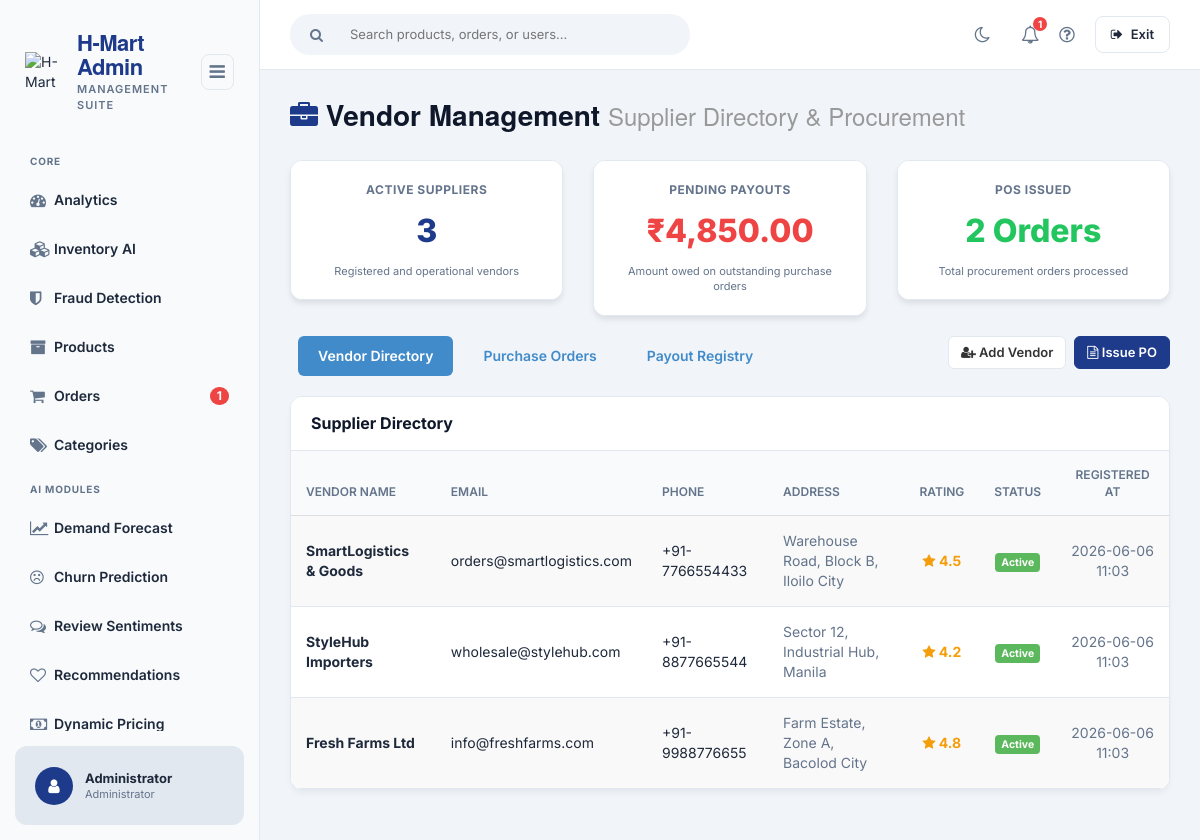
The page /admin/vendors/index.php (signed in) on the database its author committed.
### tables this page shows
CREATE TABLE IF NOT EXISTS `vendors` (
  `vendor_id` INT AUTO_INCREMENT PRIMARY KEY,
  `vendor_name` VARCHAR(100) NOT NULL,
  `email` VARCHAR(100) NOT NULL,
  `phone` VARCHAR(50) NOT NULL,
  `address` TEXT NOT NULL,
  `rating` DOUBLE DEFAULT 5.0,
  `status` VARCHAR(20) DEFAULT 'Active',
  `created_at` DATETIME DEFAULT CURRENT_TIMESTAMP
);

### admin/vendors/index.php (called while the page is built, shortened)
<?php
require_once("../theme/templates.php");
?>

### backend/include/database.php (called while the page is built, shortened)
<?php
class Database {
	var $sql_string = '';
	private $conn;
	public function open_connection() {
		$this->conn = mysqli_connect(server,user,pass);
		if(!$this->conn){
			echo "Problem in database connection! Contact administrator!";
			exit();
		}else{
			$db_select = mysqli_select_db($this->conn,database_name);
		}
	}
	function setQuery($sql='') {
		$this->sql_string=$sql;
	}
	function executeQuery() {
		$result = mysqli_query($this->conn,$this->sql_string);
		return $result;
	}
	private function confirm_query($result) {
		return $result;
	}
	function loadResultList( $key='' ) {
		$cur = $this->executeQuery();
		$array = array();
		if ($cur) {
			while ($row = mysqli_fetch_object($cur)) {
				if ($key) {
					$array[$row->$key] = $row;
				} else {
					$array[] = $row;
				}
			}
		}
		return $array;
	}
}
$mydb = new Database();
?>

### admin/vendors/view.php (the view, shortened to what this page needs)
<?php
global $mydb;
$mydb->setQuery("SELECT * FROM vendors ORDER BY vendor_id DESC");
$vendors = $mydb->loadResultList();
$mydb->setQuery("
    SELECT po.*, v.vendor_name
    FROM purchase_orders po
    LEFT JOIN vendors v ON po.vendor_id = v.vendor_id
    ORDER BY po.po_id DESC
");
$purchase_orders = $mydb->loadResultList();
$mydb->setQuery("
    SELECT vp.*, v.vendor_name, po.po_number
    FROM vendor_payouts vp
    LEFT JOIN vendors v ON vp.vendor_id = v.vendor_id
    LEFT JOIN purchase_orders po ON vp.po_id = po.po_id
    ORDER BY vp.payout_id DESC
");
$payouts = $mydb->loadResultList();
$activeVendors = 0;
foreach ($vendors as $v) {
    if ($v->status === 'Active') $activeVendors++;
}
$pendingPayoutsVal = 0.0;
foreach ($payouts as $p) {
    if ($p->status === 'Unpaid') {
        $pendingPayoutsVal += $p->amount;
    }
}
$totalPO = count($purchase_orders);
?>
<div class="row">
    <div class="col-lg-12">
        <h1 class="page-header">
            <i class="fa fa-briefcase" style="color:var(--primary-light);"></i> Vendor Management
            <small>Supplier Directory & Procurement</small>
        </h1>
    </div>
</div>
<div class="row">
    <div class="col-md-4">
        <div class="panel panel-default text-center" style="border-radius:12px; overflow:hidden; box-shadow: 0 4px 6px -1px rgba(0, 0, 0, 0.1);">
            <div class="panel-body" style="background:var(--card-bg); color:var(--text-main); padding:20px;">
                <div style="font-size:12px; text-transform:uppercase; color:var(--text-muted); font-weight:700; letter-spacing:0.5px;">Active Suppliers</div>
                <div style="font-size:32px; font-weight:800; color:var(--primary-light); margin:10px 0;"><?php echo $activeVendors; ?></div>
                <div style="font-size:11px; color:var(--text-muted);">Registered and operational vendors</div>
            </div>
        </div>
    </div>
    <div class="col-md-4">
        <div class="panel panel-default text-center" style="border-radius:12px; overflow:hidden; box-shadow: 0 4px 6px -1px rgba(0, 0, 0, 0.1);">
            <div class="panel-body" style="background:var(--card-bg); color:var(--text-main); padding:20px;">
                <div style="font-size:12px; text-transform:uppercase; color:var(--text-muted); font-weight:700; letter-spacing:0.5px;">Pending Payouts</div>
                <div style="font-size:32px; font-weight:800; color:#ef4444; margin:10px 0;">₹<?php echo number_format($pendingPayoutsVal, 2); ?></div>
                <div style="font-size:11px; color:var(--text-muted);">Amount owed on outstanding purchase orders</div>
            </div>
        </div>
    </div>
    <div class="col-md-4">
        <div class="panel panel-default text-center" style="border-radius:12px; overflow:hidden; box-shadow: 0 4px 6px -1px rgba(0, 0, 0, 0.1);">
            <div class="panel-body" style="background:var(--card-bg); color:var(--text-main); padding:20px;">
                <div style="font-size:12px; text-transform:uppercase; color:var(--text-muted); font-weight:700; letter-spacing:0.5px;">POs Issued</div>
                <div style="font-size:32px; font-weight:800; color:#22c55e; margin:10px 0;"><?php echo $totalPO; ?> Orders</div>
                <div style="font-size:11px; color:var(--text-muted);">Total procurement orders processed</div>
            </div>
        </div>
    </div>
</div>
<div class="row" style="margin-bottom:20px;">
    <div class="col-md-8">
        <ul class="nav nav-pills" id="vendorTabs" style="display: flex; gap: 8px;">
            <li class="active"><a href="#directory" data-toggle="tab" style="border-radius:6px; font-weight:600; padding:10px 20px;">Vendor Directory</a></li>
            <li><a href="#po" data-toggle="tab" style="border-radius:6px; font-weight:600; padding:10px 20px;">Purchase Orders</a></li>
            <li><a href="#payouts" data-toggle="tab" style="border-radius:6px; font-weight:600; padding:10px 20px;">Payout Registry</a></li>
        </ul>
    </div>
    <div class="col-md-4 text-right">
        <div style="display:flex; justify-content:flex-end; gap:8px;">
            <button class="btn btn-default" data-toggle="modal" data-target="#vendorModal" style="border-radius:6px; font-weight:600; border-color:var(--border-color);">
                <i class="fa fa-user-plus"></i> Add Vendor
            </button>
            <button class="btn btn-primary" data-toggle="modal" data-target="#poModal" style="border-radius:6px; font-weight:600;">
                <i class="fa fa-file-text-o"></i> Issue PO
            </button>
        </div>
    </div>
</div>
<div class="tab-content" style="margin-top:10px;">
    <div class="tab-pane active" id="directory">
        <div class="panel panel-default" style="border-radius:12px; overflow:hidden; box-shadow: 0 4px 6px -1px rgba(0, 0, 0, 0.05);">
            <div class="panel-heading" style="font-weight:700; background:var(--card-header-bg); border-bottom:1px solid var(--border-color); color:var(--primary);">
                Supplier Directory
            </div>
            <div class="panel-body" style="background:var(--card-bg); padding:0;">
                <div class="table-responsive">
                    <table class="table table-hover table-striped" style="margin:0; font-size:13.5px;">
                        <thead>
                            <tr style="background:var(--table-header-bg); border-bottom:1px solid var(--border-color);">
                                <th style="font-weight:600; padding:15px;">Vendor Name</th>
                                <th style="font-weight:600; padding:15px;">Email</th>
                                <th style="font-weight:600; padding:15px;">Phone</th>
                                <th style="font-weight:600; padding:15px;">Address</th>
                                <th style="font-weight:600; padding:15px; text-align:center;">Rating</th>
                                <th style="font-weight:600; padding:15px; text-align:center;">Status</th>
                                <th style="font-weight:600; padding:15px; text-align:center;">Registered At</th>
                            </tr>
                        </thead>
                        <tbody>
                            <?php if (count($vendors) == 0): ?>
                                <tr>
                                    <td colspan="7" class="text-center" style="padding: 20px; color: var(--text-muted);">No vendors registered yet.</td>
                                </tr>
                            <?php else: ?>
                                <?php foreach ($vendors as $v):
                                    $statusClass = $v->status === 'Active' ? 'label-success' : 'label-default';
                                ?>
                                    <tr style="border-bottom:1px solid var(--border-color);">
                                        <td style="padding:15px; font-weight:700;"><?php echo htmlspecialchars($v->vendor_name); ?></td>
                                        <td style="padding:15px;"><?php echo htmlspecialchars($v->email); ?></td>
                                        <td style="padding:15px;"><?php echo htmlspecialchars($v->phone); ?></td>
                                        <td style="padding:15px; color:var(--text-muted);"><?php echo htmlspecialchars($v->address); ?></td>
                                        <td style="padding:15px; text-align:center; font-weight:700; color:#f59e0b;">
                                            <i class="fa fa-star"></i> <?php echo number_format($v->rating, 1); ?>
                                        </td>
                                        <td style="padding:15px; text-align:center; vertical-align:middle;">
                                            <span class="label <?php echo $statusClass; ?>" style="font-size:10.5px; padding:3px 6px; border-radius:4px;"><?php echo $v->status; ?></span>
                                        </td>
                                        <td style="padding:15px; text-align:center; color:var(--text-muted);">
                                            <?php echo date('Y-m-d H:i', strtotime($v->created_at)); ?>
                                        </td>
                                    </tr>
                                <?php endforeach; ?>
                            <?php endif; ?>
                        </tbody>
                    </table>
                </div>
            </div>
        </div>
    </div>
</div>

### admin/theme/templates.php (style rules this page uses)
:root { --primary: #0f172a; --primary-light: #1e3a8a; --sidebar-bg: #f8fafc; --bg-color: #f1f5f9; --text-main: #1e293b; --text-muted: #64748b; --border-color: #e2e8f0; --card-bg: #ffffff; --card-header-bg: #ffffff; --hover-bg: #e2e8f0; --table-header-bg: #f8fafc; --shadow: 0 4px 6px rgba(0,0,0,0.02); }
body { font-family: 'Inter', sans-serif; background-color: var(--bg-color); margin: 0; padding: 0; color: var(--text-main); overflow-x: hidden; }
.admin-content-wrapper .panel { border: 1px solid var(--border-color); border-radius: 12px; box-shadow: var(--shadow); background: var(--card-bg); overflow: hidden; }
.admin-content-wrapper .panel-default > .panel-heading { background: var(--card-header-bg); border-bottom: 1px solid var(--border-color); padding: 15px 20px; font-weight: 700; color: var(--primary); font-size: 16px; }
.admin-content-wrapper .table { margin-bottom: 0; }
.admin-content-wrapper .table th { border-bottom-width: 1px; color: var(--text-muted); font-weight: 600; font-size: 12px; text-transform: uppercase; padding: 15px; }
.admin-content-wrapper .table td { vertical-align: middle; padding: 15px; font-size: 14px; border-color: var(--border-color); }
.admin-content-wrapper .btn { border-radius: 6px; font-weight: 500; font-size: 13px; padding: 6px 12px; }
.admin-content-wrapper .btn-primary { background: var(--primary-light); border-color: var(--primary-light); }
.page-header { margin-top: 0; border-bottom: none; font-weight: 800; color: var(--primary); font-size: 28px; }

### rows shown on the page
vendors: vendor_name "SmartLogistics & Goods", email "orders@smartlogistics.com", phone "+91-7766554433", address "Warehouse Road, Block B, Iloilo City", rating "4.5", status "Active", created_at "2026-06-06 11:03"
vendors: vendor_name "StyleHub Importers", email "wholesale@stylehub.com", phone "+91-8877665544", address "Sector 12, Industrial Hub, Manila", rating "4.2", status "Active", created_at "2026-06-06 11:03"
vendors: vendor_name "Fresh Farms Ltd", email "info@freshfarms.com", phone "+91-9988776655", address "Farm Estate, Zone A, Bacolod City", rating "4.8", status "Active", created_at "2026-06-06 11:03"

### other values the page prints
$res "1"
$_SESSION['U_NAME'] "Administrator"
$_SESSION['U_ROLE'] "Administrator"
$activeVendors "3"
$pendingPayoutsVal "4,850.00"
$totalPO "2"
